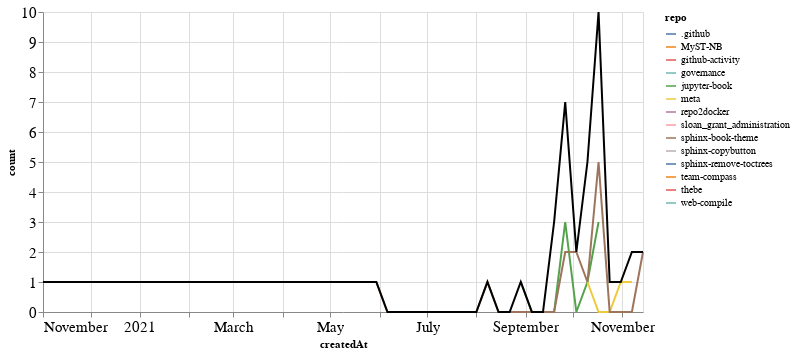

Notebook code for this chart:
### Markdown cell above
### PRs

### Code cell
prs_time = prs.groupby('repo').resample('W', on='createdAt').count()['author'].reset_index()
prs_time = prs_time.rename(columns={'author': 'count'})
prs_time_total = prs_time.groupby('createdAt').agg({"count": "sum"}).reset_index()

ch1 = alt.Chart(prs_time, width=600).mark_line().encode(
    x='createdAt',
    y='count',
    color='repo',
    tooltip="repo"
)

ch2 = alt.Chart(prs_time_total, width=600).mark_line(color="black").encode(
    x='createdAt',
    y='count',
)

ch1 + ch2

### Figure 1 — Vega-Lite specification as saved in the notebook (floating-point values rounded to 4 significant figures)
{"config": {"axisLeft": {"labelFontSize": 15}, "axisBottom": {"labelFontSize": 15}}, "layer": [{"data": {"name": "data-ca4954bff66ff503377e4d32e59352cb"}, "mark": "line", "encoding": {"color": {"type": "nominal", "field": "repo"}, "tooltip": {"type": "nominal", "field": "repo"}, "x": {"type": "temporal", "field": "createdAt"}, "y": {"type": "quantitative", "field": "count"}}, "width": 600}, {"data": {"name": "data-cbe1c6014a53ebb0ff8f0ee02fb0d166"}, "mark": {"type": "line", "color": "black"}, "encoding": {"x": {"type": "temporal", "field": "createdAt"}, "y": {"type": "quantitative", "field": "count"}}, "width": 600}], "$schema": "https://vega.github.io/schema/vega-lite/v4.8.1.json", "datasets": {"data-ca4954bff66ff503377e4d32e59352cb": [{"repo": ".github", "createdAt": "2021-11-07T00:00:00", "count": 1}, {"repo": "MyST-NB", "createdAt": "2021-10-10T00:00:00", "count": 1}, {"repo": "github-activity", "createdAt": "2021-04-04T00:00:00", "count": 1}, {"repo": "governance", "createdAt": "2021-09-19T00:00:00", "count": 2}, {"repo": "jupyter-book", "createdAt": "2021-08-29T00:00:00", "count": 1}, {"repo": "jupyter-book", "createdAt": "2021-09-05T00:00:00", "count": 0}, {"repo": "jupyter-book", "createdAt": "2021-09-12T00:00:00", "count": 0}, {"repo": "jupyter-book", "createdAt": "2021-09-19T00:00:00", "count": 0}, {"repo": "jupyter-book", "createdAt": "2021-09-26T00:00:00", "count": 3}, {"repo": "jupyter-book", "createdAt": "2021-10-03T00:00:00", "count": 0}, {"repo": "jupyter-book", "createdAt": "2021-10-10T00:00:00", "count": 1}, {"repo": "jupyter-book", "createdAt": "2021-10-17T00:00:00", "count": 3}, {"repo": "meta", "createdAt": "2021-10-10T00:00:00", "count": 1}, {"repo": "meta", "createdAt": "2021-10-17T00:00:00", "count": 0}, {"repo": "meta", "createdAt": "2021-10-24T00:00:00", "count": 0}, {"repo": "meta", "createdAt": "2021-10-31T00:00:00", "count": 1}, {"repo": "meta", "createdAt": "2021-11-07T00:00:00", "count": 1}, {"repo": "repo2docker", "createdAt": "2021-09-19T00:00:00", "count": 1}, {"repo": "sloan_grant_administration", "createdAt": "2021-10-10T00:00:00", "count": 1}, {"repo": "sphinx-book-theme", "createdAt": "2021-05-30T00:00:00", "count": 1}, {"repo": "sphinx-book-theme", "createdAt": "2021-06-06T00:00:00", "count": 0}, {"repo": "sphinx-book-theme", "createdAt": "2021-06-13T00:00:00", "count": 0}, {"repo": "sphinx-book-theme", "createdAt": "2021-06-20T00:00:00", "count": 0}, {"repo": "sphinx-book-theme", "createdAt": "2021-06-27T00:00:00", "count": 0}, {"repo": "sphinx-book-theme", "createdAt": "2021-07-04T00:00:00", "count": 0}, {"repo": "sphinx-book-theme", "createdAt": "2021-07-11T00:00:00", "count": 0}, {"repo": "sphinx-book-theme", "createdAt": "2021-07-18T00:00:00", "count": 0}, {"repo": "sphinx-book-theme", "createdAt": "2021-07-25T00:00:00", "count": 0}, {"repo": "sphinx-book-theme", "createdAt": "2021-08-01T00:00:00", "count": 0}, {"repo": "sphinx-book-theme", "createdAt": "2021-08-08T00:00:00", "count": 1}, {"repo": "sphinx-book-theme", "createdAt": "2021-08-15T00:00:00", "count": 0}, {"repo": "sphinx-book-theme", "createdAt": "2021-08-22T00:00:00", "count": 0}, {"repo": "sphinx-book-theme", "createdAt": "2021-08-29T00:00:00", "count": 0}, {"repo": "sphinx-book-theme", "createdAt": "2021-09-05T00:00:00", "count": 0}, {"repo": "sphinx-book-theme", "createdAt": "2021-09-12T00:00:00", "count": 0}, {"repo": "sphinx-book-theme", "createdAt": "2021-09-19T00:00:00", "count": 0}, {"repo": "sphinx-book-theme", "createdAt": "2021-09-26T00:00:00", "count": 2}, {"repo": "sphinx-book-theme", "createdAt": "2021-10-03T00:00:00", "count": 2}, {"repo": "sphinx-book-theme", "createdAt": "2021-10-10T00:00:00", "count": 1}, {"repo": "sphinx-book-theme", "createdAt": "2021-10-17T00:00:00", "count": 5}, {"repo": "sphinx-book-theme", "createdAt": "2021-10-24T00:00:00", "count": 0}, {"repo": "sphinx-book-theme", "createdAt": "2021-10-31T00:00:00", "count": 0}, {"repo": "sphinx-book-theme", "createdAt": "2021-11-07T00:00:00", "count": 0}, {"repo": "sphinx-book-theme", "createdAt": "2021-11-14T00:00:00", "count": 2}, {"repo": "sphinx-copybutton", "createdAt": "2021-10-17T00:00:00", "count": 2}, {"repo": "sphinx-remove-toctrees", "createdAt": "2021-10-24T00:00:00", "count": 1}, {"repo": "team-compass", "createdAt": "2021-09-26T00:00:00", "count": 1}, {"repo": "thebe", "createdAt": "2020-11-01T00:00:00", "count": 1}, {"repo": "web-compile", "createdAt": "2021-09-26T00:00:00", "count": 1}], "data-cbe1c6014a53ebb0ff8f0ee02fb0d166": [{"createdAt": "2020-11-01T00:00:00", "count": 1}, {"createdAt": "2021-04-04T00:00:00", "count": 1}, {"createdAt": "2021-05-30T00:00:00", "count": 1}, {"createdAt": "2021-06-06T00:00:00", "count": 0}, {"createdAt": "2021-06-13T00:00:00", "count": 0}, {"createdAt": "2021-06-20T00:00:00", "count": 0}, {"createdAt": "2021-06-27T00:00:00", "count": 0}, {"createdAt": "2021-07-04T00:00:00", "count": 0}, {"createdAt": "2021-07-11T00:00:00", "count": 0}, {"createdAt": "2021-07-18T00:00:00", "count": 0}, {"createdAt": "2021-07-25T00:00:00", "count": 0}, {"createdAt": "2021-08-01T00:00:00", "count": 0}, {"createdAt": "2021-08-08T00:00:00", "count": 1}, {"createdAt": "2021-08-15T00:00:00", "count": 0}, {"createdAt": "2021-08-22T00:00:00", "count": 0}, {"createdAt": "2021-08-29T00:00:00", "count": 1}, {"createdAt": "2021-09-05T00:00:00", "count": 0}, {"createdAt": "2021-09-12T00:00:00", "count": 0}, {"createdAt": "2021-09-19T00:00:00", "count": 3}, {"createdAt": "2021-09-26T00:00:00", "count": 7}, {"createdAt": "2021-10-03T00:00:00", "count": 2}, {"createdAt": "2021-10-10T00:00:00", "count": 5}, {"createdAt": "2021-10-17T00:00:00", "count": 10}, {"createdAt": "2021-10-24T00:00:00", "count": 1}, {"createdAt": "2021-10-31T00:00:00", "count": 1}, {"createdAt": "2021-11-07T00:00:00", "count": 2}, {"createdAt": "2021-11-14T00:00:00", "count": 2}]}}
